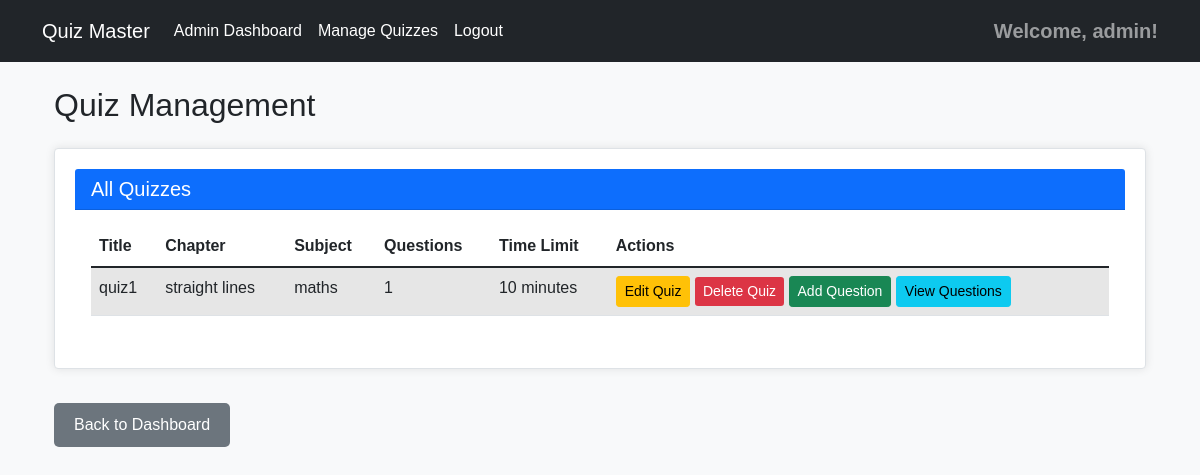
The app's page /admin/quiz-management (signed in) with its own data.
### controllers/models.py (models this page shows)
class Quiz(db.Model):
    id = db.Column(db.Integer, primary_key=True)
    title = db.Column(db.String(100), nullable=False)
    description = db.Column(db.Text, nullable=True)
    chapter_id = db.Column(db.Integer, db.ForeignKey('chapter.id'), nullable=False)
    time_limit = db.Column(db.Integer, nullable=False)  # Time limit in minutes
    created_at = db.Column(db.DateTime, default=datetime.utcnow)
    questions = db.relationship('Question', backref='quiz', lazy=True, cascade='all, delete-orphan')
    attempts = db.relationship('QuizAttempt', backref='quiz', lazy=True)

class Chapter(db.Model):
    id = db.Column(db.Integer, primary_key=True)
    name = db.Column(db.String(100), nullable=False)
    description = db.Column(db.Text, nullable=True)
    subject_id = db.Column(db.Integer, db.ForeignKey('subject.id'), nullable=False)
    created_at = db.Column(db.DateTime, default=datetime.utcnow)
    quizzes = db.relationship('Quiz', backref='chapter', lazy=True, cascade='all, delete-orphan')

class Subject(db.Model):
    id = db.Column(db.Integer, primary_key=True)
    name = db.Column(db.String(100), nullable=False)
    description = db.Column(db.Text, nullable=True)
    created_at = db.Column(db.DateTime, default=datetime.utcnow)
    chapters = db.relationship('Chapter', backref='subject', lazy=True, cascade='all, delete-orphan')

### controllers/admin_controller.py (the view)
@admin_bp.route('/quiz-management')
@admin_required
def quiz_management():
    quizzes = Quiz.query.all()
    return render_template('admin/quiz_management.html', quizzes=quizzes)

### controllers/admin_controller.py (called while the page is built)
def admin_required(f):
    @wraps(f)
    def decorated_function(*args, **kwargs):
        if not session.get('user_id') or not session.get('is_admin'):
            flash('Admin access required.', 'danger')
            return redirect(url_for('auth.admin_login'))
        return f(*args, **kwargs)
    return decorated_function

### templates/admin/quiz_management.html
{% extends 'base.html' %}
{% block content %}
<div class="container mt-4">
    <h2>Quiz Management</h2>
    <div class="card mt-4">
        <div class="card-header bg-primary text-white">
            <h5 class="mb-0">All Quizzes</h5>
        </div>
        <div class="card-body">
            {% if quizzes %}
                <div class="table-responsive">
                    <table class="table table-striped">
                        <thead>
                            <tr>
                                <th>Title</th>
                                <th>Chapter</th>
                                <th>Subject</th>
                                <th>Questions</th>
                                <th>Time Limit</th>
                                <th>Actions</th>
                            </tr>
                        </thead>
                        <tbody>
                            {% for quiz in quizzes %}
                                <tr>
                                    <td>{{ quiz.title }}</td>
                                    <td>{{ quiz.chapter.name }}</td>
                                    <td>{{ quiz.chapter.subject.name }}</td>
                                    <td>{{ quiz.questions|length }}</td>
                                    <td>{{ quiz.time_limit }} minutes</td>
                                    <td>
                                        <a href="{{ url_for('admin.edit_quiz', quiz_id=quiz.id) }}" class="btn btn-sm btn-warning">Edit Quiz</a>
                                        <a href="{{ url_for('admin.delete_quiz', quiz_id=quiz.id) }}" class="btn btn-sm btn-danger" onclick="return confirm('Are you sure you want to delete this quiz?')">Delete Quiz</a>
                                        <a href="{{ url_for('admin.new_question', quiz_id=quiz.id) }}" class="btn btn-sm btn-success">Add Question</a>
                                        <a href="{{ url_for('admin.view_question', quiz_id=quiz.id) }}" class="btn btn-sm btn-info">View Questions</a>
                                    </td>
                                </tr>
                            {% endfor %}
                        </tbody>
                    </table>
                </div>
            {% else %}
                <p>No quizzes available yet.</p>
            {% endif %}
        </div>
    </div>
    <div class="mt-4">
        <a href="{{ url_for('admin.admin_dashboard') }}" class="btn btn-secondary">Back to Dashboard</a>
    </div>
</div>
{% endblock %}

### static/css/styles.css (style rules this page uses)
body { background-color: #f8f9fa; font-family: Arial, sans-serif; }
.btn-secondary { background-color: #6c757d; border: none; }
.btn-danger { background-color: #dc3545; border: none; }
.table-striped tbody tr:nth-of-type(odd) { background-color: rgba(0, 0, 0, 0.05); }
.card { border-radius: 10px; box-shadow: 0px 0px 10px rgba(0, 0, 0, 0.1); padding: 20px; margin-bottom: 20px; border: 1px solid #dee2e6; border-radius: 0.25rem; }
.btn-secondary { background-color: #6c757d; border-color: #6c757d; color: white; padding: 10px 20px; font-size: 16px; border-radius: 5px; text-decoration: none; display: inline-block; margin-top: 10px; }
.btn-sm { font-size: 0.875rem; padding: 0.25rem 0.5rem; }

### records on screen
Quiz: title "quiz1", chapter.name "straight lines", chapter.subject.name "maths", questions|length "1", time_limit "10"

### other values on screen
{{ session.get('username') }} "admin"
